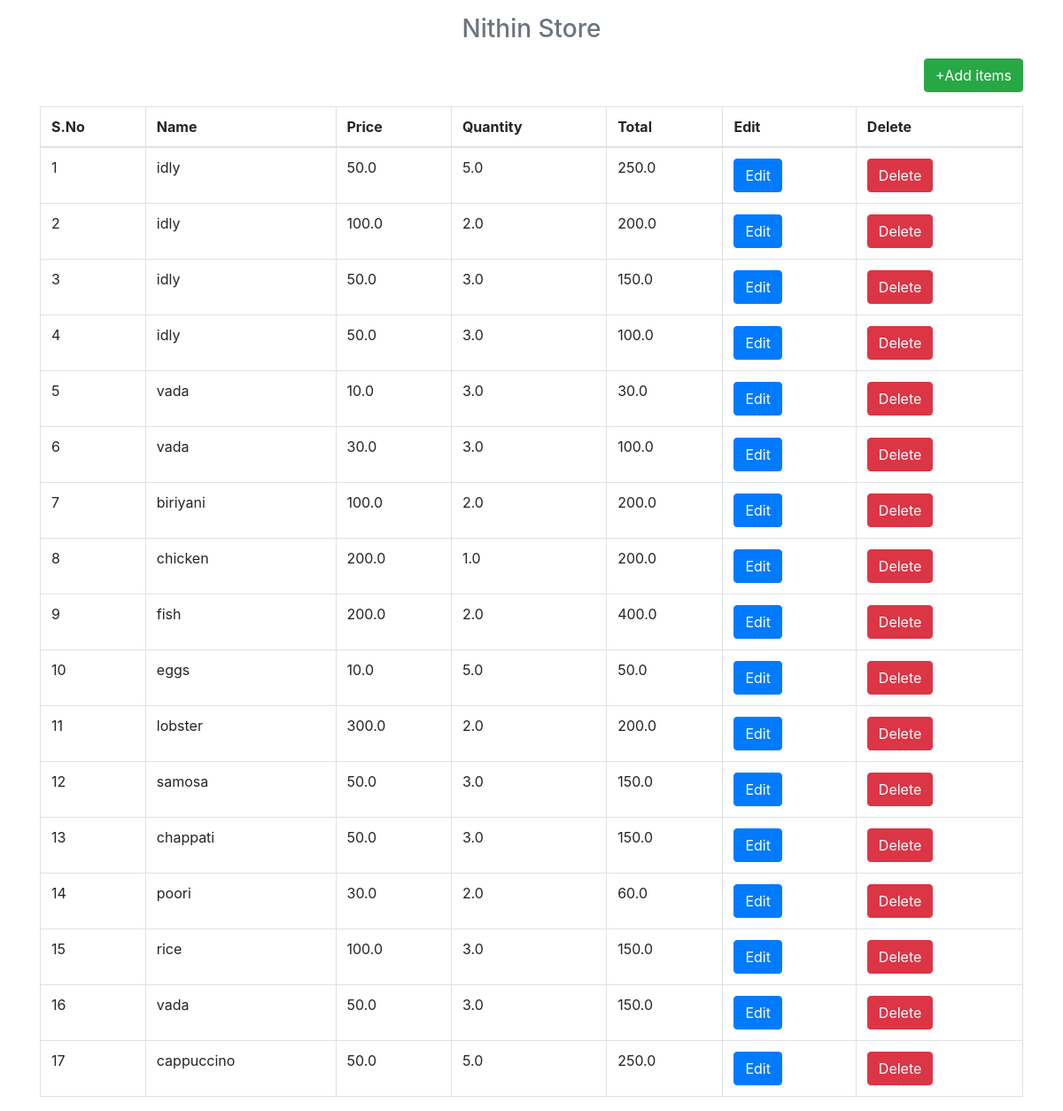
/show_all, run on an earlier commit of the app's database.
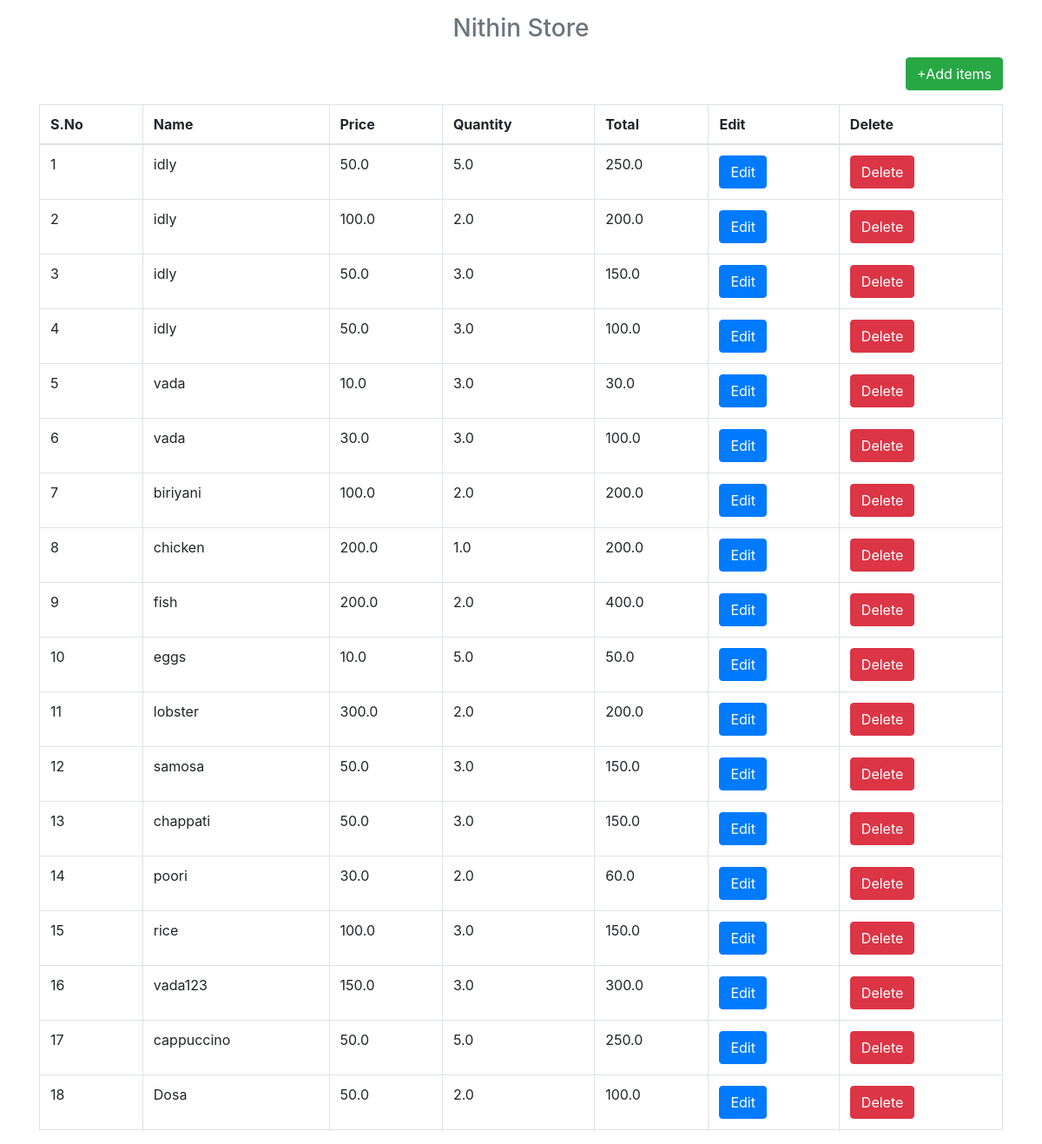
And on a later commit of the database.
### building_user_login_system/finish/app.py (models this page shows)
class carts(db.Model):
   id = db.Column(db.Integer, primary_key = True)
   name = db.Column(db.String(100))
   price = db.Column(db.Float(100))
   quantity = db.Column(db.Float(100))
   total = db.Column(db.Float(100))

### building_user_login_system/finish/app.py (the view)
@app.route('/show_all')
def show_all():
   return render_template('show_all.html', items = carts.query.all() )

### building_user_login_system/finish/templates/show_all.html
{% extends 'layout.html' %}
{% block body %}
  <h3 class='text-center text-muted mb-3'>Nithin Store</h3>
  <p class='text-right'><a href='{{url_for("show_all")}}' class='btn btn-success '>+Add items</a></p>
  <table class='table table-bordered'>
    <thead>
      <th>S.No</th>
      <th>Name</th>
      <th>Price</th>
      <th>Quantity</th>
      <th>Total</th>
      <th>Edit</th>
      <th>Delete</th>
    </thead>
    <tbody>
      {% for row in items %}
        <tr>
          <td>{{loop.index}}</td>
          <td>{{row.name}}</td>
          <td>{{row.price}}</td>
          <td>{{row.quantity}}</td>
          <td>{{row.total}}</td>
          <td><a href='{{url_for("edit",id=row.id)}}' class='btn btn-primary'>Edit</a></td>
          <td><a href='{{url_for("delete",id=row.id)}}' class='btn btn-danger' onclick='return confirm("Are You Sure")'>Delete</a></td>
        </tr>
      {%endfor%}
    </tbody>
  </table>
{% endblock %}

### building_user_login_system/finish/templates/layout.html (shortened to what this page needs)
<html>
  <head>
    <link rel="stylesheet" href="https://maxcdn.bootstrapcdn.com/bootstrap/4.0.0/css/bootstrap.min.css">
  </head>
  <body>
    <div class='container pt-3'>
      {% block body %}
      {% endblock %}
    </div>
  </body>
</html>

What changed in the data, as far as the page shows it:
changed carts: name "vada" → "vada123"; price "50.0" → "150.0"; total "150.0" → "300.0"
added carts: name "Dosa", price "50.0", quantity "2.0", total "100.0"
